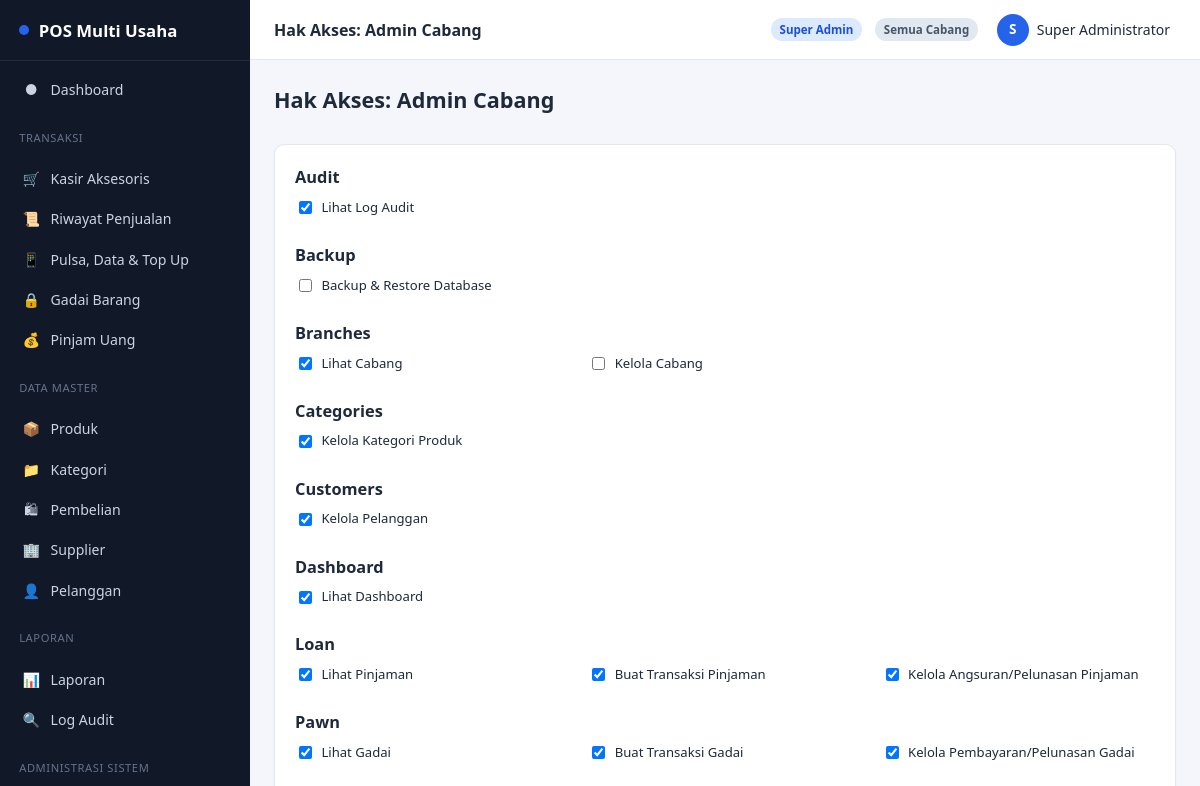
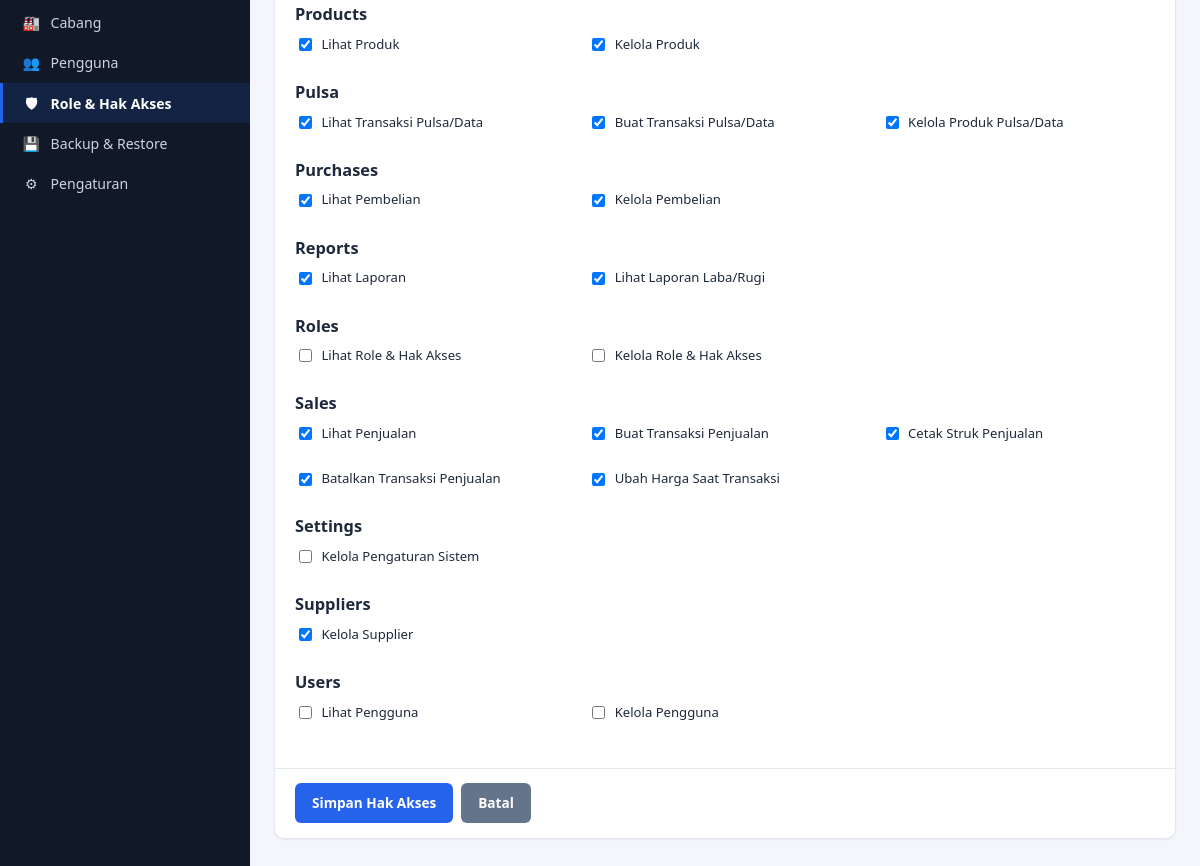
Before: /roles/edit/2 (signed in) with the older database file (2 pictures, top to bottom).
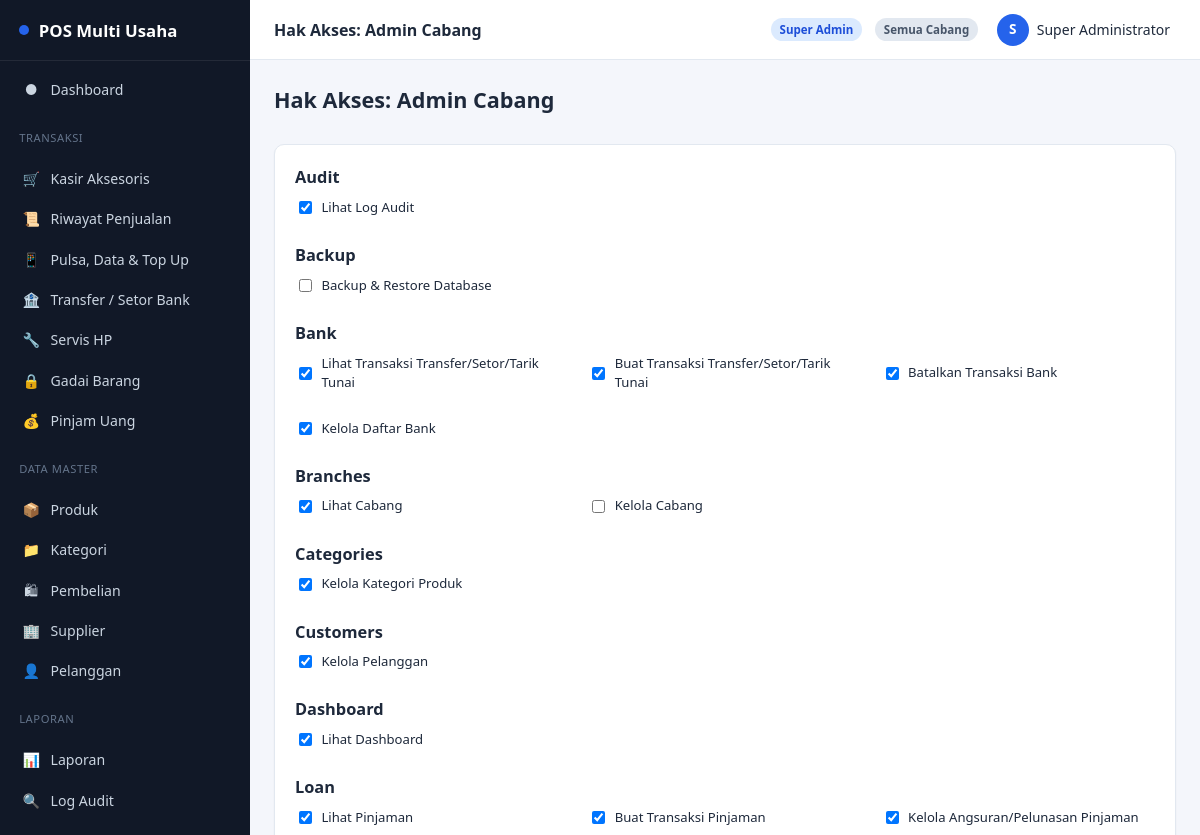
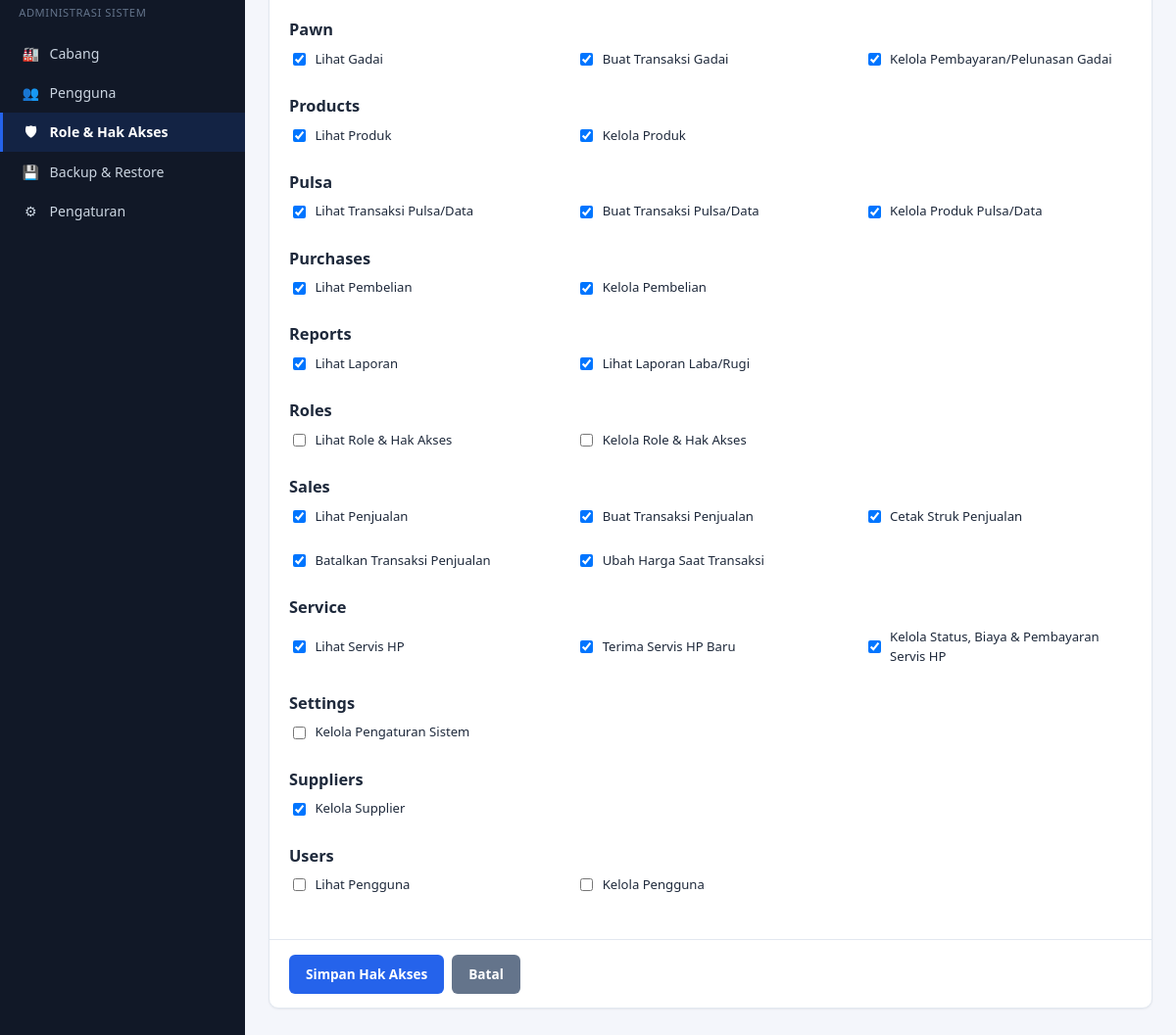
After: the same page with the newer database file (2 pictures, top to bottom).
### tables this page shows
CREATE TABLE IF NOT EXISTS permissions (
    id            INT UNSIGNED AUTO_INCREMENT PRIMARY KEY,
    code          VARCHAR(80)  NOT NULL UNIQUE,
    module        VARCHAR(50)  NOT NULL,
    name          VARCHAR(150) NOT NULL
);

CREATE TABLE IF NOT EXISTS roles (
    id            INT UNSIGNED AUTO_INCREMENT PRIMARY KEY,
    slug          VARCHAR(50)  NOT NULL UNIQUE,
    name          VARCHAR(100) NOT NULL,
    description   VARCHAR(255) DEFAULT NULL,
    created_at    DATETIME     NOT NULL DEFAULT CURRENT_TIMESTAMP
);

### app/core/Controller.php (called while the page is built, shortened)
<?php
abstract class Controller
{
    protected function view(string $view, array $data = [], string $layout = 'app'): void
    {
        extract($data, EXTR_SKIP);
        $viewFile = VIEW_PATH . '/' . $view . '.php';
        $content = function () use ($viewFile, $data): void {
            extract($data, EXTR_SKIP);
            require $viewFile;
        };
        require VIEW_PATH . '/layouts/' . $layout . '.php';
    }
}

### app/controllers/RoleController.php (called while the page is built, shortened)
<?php
final class RoleController extends Controller
{
    public function edit(string $id): void
    {
        $role = RoleModel::find((int) $id);
        $assigned = PermissionModel::codesForRole((int) $id);
        $this->view('roles/form', [
            'title'          => 'Hak Akses: ' . $role['name'],
            'role'           => $role,
            'permissionGroups' => PermissionModel::allGroupedByModule(),
            'assignedCodes'  => $assigned,
        ]);
    }
}

### app/core/Router.php (called while the page is built, shortened)
<?php
final class Router
{
    public static function dispatch(string $route): void
    {
        $route = trim($route, '/');
        $segments = $route === '' ? [] : explode('/', $route);
        $action    = $segments[1] ?? 'index';
        $params    = array_slice($segments, 2);
        $controller = new $controllerClass();
        call_user_func_array([$controller, $action], $params);
    }
}

### index.php (called while the page is built, shortened)
<?php
require ROOT_PATH . '/app/config/config.php';
$route = $_GET['route'] ?? '';
Router::dispatch($route);

### app/core/Database.php (called while the page is built, shortened)
<?php
final class Database
{
    private static ?PDO $instance = null;
    public static function connection(): PDO
    {
        if (self::$instance === null) {
            $dsn = 'mysql:host=' . DB_HOST . ';dbname=' . DB_NAME . ';charset=' . DB_CHARSET;
            self::$instance = new PDO($dsn, DB_USER, DB_PASS, [
                PDO::ATTR_ERRMODE            => PDO::ERRMODE_EXCEPTION,
                PDO::ATTR_DEFAULT_FETCH_MODE => PDO::FETCH_ASSOC,
                PDO::ATTR_EMULATE_PREPARES   => false,
            ]);
        }
        return self::$instance;
    }
}

### app/models/PermissionModel.php (called while the page is built, shortened)
<?php
final class PermissionModel extends Model
{
    public static function allGroupedByModule(): array
    {
        $rows = Database::connection()->query('SELECT * FROM permissions ORDER BY module, id')->fetchAll();
        $grouped = [];
        foreach ($rows as $row) {
            $grouped[$row['module']][] = $row;
        }
        return $grouped;
    }
}

### app/core/Auth.php (called while the page is built, shortened)
<?php
final class Auth
{
    public static function user(): ?array
    {
        return $_SESSION['user'] ?? null;
    }
    public static function can(string $permissionCode): bool
    {
        $user = self::user();
        return in_array($permissionCode, $user['permissions'] ?? [], true);
    }
}

### app/config/config.php (called while the page is built, shortened)
<?php
spl_autoload_register(function (string $class): void {
    $dirs = [
        APP_PATH . '/core/',
        APP_PATH . '/controllers/',
        APP_PATH . '/models/',
    ];
    foreach ($dirs as $dir) {
        $file = $dir . $class . '.php';
        if (is_file($file)) {
            return;
        }
    }
});
require_once APP_PATH . '/core/helpers.php';
require_once APP_PATH . '/config/database.php';

### app/core/Model.php (called while the page is built, shortened)
<?php
abstract class Model
{
    protected static string $table;
    protected static string $primaryKey = 'id';
    protected static bool $softDelete = false;
    protected static function db(): PDO
    {
        return Database::connection();
    }
    public static function find(int $id): ?array
    {
        $sql = 'SELECT * FROM ' . static::$table . ' WHERE ' . static::$primaryKey . ' = :id';
        $sql .= static::$softDelete ? ' AND deleted_at IS NULL' : '';
        $stmt = static::db()->prepare($sql);
        $stmt->execute(['id' => $id]);
        $row = $stmt->fetch();
        return $row === false ? null : $row;
    }
}

### app/views/roles/form.php (the view, shortened to what this page needs)
<div class="content-header">
    <h1>Hak Akses: <?= e($role['name']) ?></h1>
</div>
<form method="post" action="<?= e(url('roles/update/' . $role['id'])) ?>">
    <div class="card">
        <div class="card-body">
            <?php foreach ($permissionGroups as $module => $permissions): ?>
                <h3 style="text-transform:capitalize;"><?= e($module) ?></h3>
                <div class="grid grid-cols-3" style="margin-bottom:1.25rem;">
                    <?php foreach ($permissions as $p): ?>
                        <label style="font-weight:400;display:flex;gap:.4rem;align-items:center;">
                            <input type="checkbox" name="permissions[]" value="<?= (int) $p['id'] ?>" style="width:auto;"
                                <?= in_array($p['code'], $assignedCodes, true) ? 'checked' : '' ?>>
                            <?= e($p['name']) ?>
                        </label>
                    <?php endforeach; ?>
                </div>
            <?php endforeach; ?>
        </div>
        <div class="card-footer flex gap-sm">
            <button type="submit" class="btn">Simpan Hak Akses</button>
            <a class="btn btn-secondary" href="<?= e(url('roles/index')) ?>">Batal</a>
        </div>
    </div>
</form>

### app/views/layouts/app.php (shortened to what this page needs)
<!doctype html>
<html lang="id">
<head>
    <link rel="stylesheet" href="<?= e(asset('css/app.css')) ?>">
</head>
<body>
<div class="app-shell">
    <?php require VIEW_PATH . '/layouts/partials/sidebar.php'; ?>
    <div class="main-wrap">
        <?php require VIEW_PATH . '/layouts/partials/header.php'; ?>
        <main class="content">
            <?php $content(); ?>
        </main>
    </div>
</div>
</body>
</html>

### app/views/layouts/partials/sidebar.php (shortened to what this page needs)
<?php
$route = $_GET['route'] ?? 'dashboard/index';
$activeModule = explode('/', $route)[0] ?: 'dashboard';
$menu = [
    ['label' => 'Dashboard', 'icon' => '&#9679;', 'route' => 'dashboard/index', 'key' => 'dashboard', 'perm' => 'dashboard.view'],
];
$menuTransaksi = [
    ['label' => 'Kasir Aksesoris', 'icon' => '&#128722;', 'route' => 'sales/pos', 'key' => 'sales', 'perm' => 'sales.create'],
    ['label' => 'Riwayat Penjualan', 'icon' => '&#128220;', 'route' => 'sales/index', 'key' => 'sales', 'perm' => 'sales.view'],
    ['label' => 'Pulsa, Data & Top Up', 'icon' => '&#128241;', 'route' => 'pulsa/index', 'key' => 'pulsa', 'perm' => 'pulsa.view'],
    ['label' => 'Transfer / Setor Bank', 'icon' => '&#127974;', 'route' => 'bank/index', 'key' => 'bank', 'perm' => 'bank.view'],
    ['label' => 'Servis HP', 'icon' => '&#128295;', 'route' => 'service/index', 'key' => 'service', 'perm' => 'service.view'],
    ['label' => 'Gadai Barang', 'icon' => '&#128274;', 'route' => 'pawn/index', 'key' => 'pawn', 'perm' => 'pawn.view'],
    ['label' => 'Pinjam Uang', 'icon' => '&#128176;', 'route' => 'loan/index', 'key' => 'loan', 'perm' => 'loan.view'],
    ['label' => 'Saldo Kas Harian', 'icon' => '&#128179;', 'route' => 'cash/index', 'key' => 'cash', 'perm' => 'cash.view'],
];
$menuMaster = [
    ['label' => 'Produk', 'icon' => '&#128230;', 'route' => 'products/index', 'key' => 'products', 'perm' => 'products.view'],
    ['label' => 'Kategori', 'icon' => '&#128193;', 'route' => 'categories/index', 'key' => 'categories', 'perm' => 'categories.manage'],
    ['label' => 'Pembelian', 'icon' => '&#128717;', 'route' => 'purchases/index', 'key' => 'purchases', 'perm' => 'purchases.view'],
    ['label' => 'Supplier', 'icon' => '&#127970;', 'route' => 'suppliers/index', 'key' => 'suppliers', 'perm' => 'suppliers.manage'],
    ['label' => 'Pelanggan', 'icon' => '&#128100;', 'route' => 'customers/index', 'key' => 'customers', 'perm' => 'customers.manage'],
];
$menuLaporan = [
    ['label' => 'Laporan', 'icon' => '&#128202;', 'route' => 'reports/index', 'key' => 'reports', 'perm' => 'reports.view'],
    ['label' => 'Log Audit', 'icon' => '&#128269;', 'route' => 'audit-log/index', 'key' => 'audit-log', 'perm' => 'audit.view'],
];
$menuSistem = [
    ['label' => 'Cabang', 'icon' => '&#127981;', 'route' => 'branches/index', 'key' => 'branches', 'perm' => 'branches.manage'],
    ['label' => 'Pengguna', 'icon' => '&#128101;', 'route' => 'users/index', 'key' => 'users', 'perm' => 'users.manage'],
    ['label' => 'Role & Hak Akses', 'icon' => '&#128737;', 'route' => 'roles/index', 'key' => 'roles', 'perm' => 'roles.manage'],
    ['label' => 'Backup & Restore', 'icon' => '&#128190;', 'route' => 'backup/index', 'key' => 'backup', 'perm' => 'backup.manage'],
    ['label' => 'Pengaturan', 'icon' => '&#9881;', 'route' => 'settings/index', 'key' => 'settings', 'perm' => 'settings.manage'],
];
?>
<aside class="sidebar">
    <div class="sidebar-brand">
        <span class="logo-dot"></span>
        <span><?= e(APP_NAME) ?></span>
    </div>
    <ul class="sidebar-nav"><?php render_menu_group($menu, $activeModule); ?></ul>
    <div class="sidebar-section">Transaksi</div>
    <ul class="sidebar-nav"><?php render_menu_group($menuTransaksi, $activeModule); ?></ul>
    <div class="sidebar-section">Data Master</div>
    <ul class="sidebar-nav"><?php render_menu_group($menuMaster, $activeModule); ?></ul>
    <div class="sidebar-section">Laporan</div>
    <ul class="sidebar-nav"><?php render_menu_group($menuLaporan, $activeModule); ?></ul>
    <?php if (Auth::can('branches.manage') || Auth::can('users.manage') || Auth::can('roles.manage') || Auth::can('backup.manage') || Auth::can('settings.manage')): ?>
    <div class="sidebar-section">Administrasi Sistem</div>
    <ul class="sidebar-nav"><?php render_menu_group($menuSistem, $activeModule); ?></ul>
    <?php endif; ?>
</aside>

### app/core/helpers.php (shortened to what this page needs)
<?php
function e(?string $value): string
{
    return htmlspecialchars($value ?? '', ENT_QUOTES, 'UTF-8');
}
function url(string $path = ''): string
{
    return BASE_URL . '/' . ltrim($path, '/');
}
function asset(string $path): string
{
    return url('assets/' . ltrim($path, '/'));
}
function render_menu_group(array $items, string $activeModule): void
{
    foreach ($items as $item) {
        if ($item['perm'] !== null && !Auth::can($item['perm'])) {
            continue;
        }
        $active = $item['key'] === $activeModule ? ' active' : '';
        echo '<li><a class="' . trim($active) . '" href="' . e(url($item['route'])) . '"><span class="icon">' . $item['icon'] . '</span><span>' . e($item['label']) . '</span></a></li>';
    }
}

### app/views/layouts/partials/header.php (shortened to what this page needs)
<?php $currentUser = Auth::user(); ?>
<header class="topbar">
    <div class="flex gap-md" style="align-items:center;">
        <div>
            <div class="topbar-title"><?= e($title ?? 'Dashboard') ?></div>
        </div>
    </div>
    <div class="topbar-user">
        <span class="badge badge-info badge-role"><?= e($currentUser['role_name'] ?? '') ?></span>
        <?php if (!empty($currentUser['branch_id'])):
            $branch = BranchModel::find((int) $currentUser['branch_id']); ?>
            <span class="badge badge-gray"><?= e($branch['name'] ?? '-') ?></span>
        <?php else: ?>
            <span class="badge badge-gray">Semua Cabang</span>
        <?php endif; ?>
        <div class="user-menu">
            <button type="button" class="user-menu-btn">
                <span class="avatar"><?= e(strtoupper(substr($currentUser['full_name'] ?? '?', 0, 1))) ?></span>
                <span><?= e($currentUser['full_name'] ?? '') ?></span>
            </button>
        </div>
    </div>
</header>

Changed rows visible on the page:
added permissions: icon "🏦", label "Transfer / Setor Bank", code "☑", name "Lihat Transaksi Transfer/Setor/Tarik Tunai"
added permissions: icon "🔧", label "Servis HP", code "☑", name "Lihat Servis HP"
added permissions: code "☑", name "Buat Transaksi Transfer/Setor/Tarik Tunai", shown under "Bank"
added permissions: code "☑", name "Batalkan Transaksi Bank", shown under "Bank"
added permissions: code "☑", name "Kelola Daftar Bank", shown under "Bank"
added permissions: code "☑", name "Terima Servis HP Baru", shown under "Service"
added permissions: code "☑", name "Kelola Status, Biaya & Pembayaran Servis HP", shown under "Service"
Other visible differences:
new list line: "Bank"
new list line: "Service"
